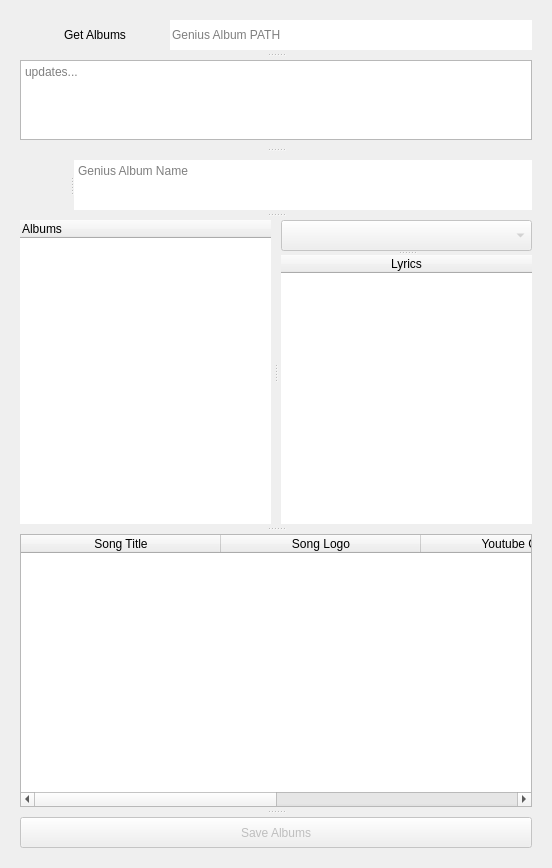
      <widget class="QWidget" name="TabSection4">
       <attribute name="title">
        <string>Get Genius Albums</string>
       </attribute>
       <layout class="QGridLayout" name="gridLayout_8">
        <property name="leftMargin">
         <number>0</number>
        </property>
        <property name="topMargin">
         <number>0</number>
        </property>
        <property name="rightMargin">
         <number>0</number>
        </property>
        <property name="bottomMargin">
         <number>0</number>
        </property>
        <property name="spacing">
         <number>0</number>
        </property>
        <item row="0" column="0">
         <widget class="QWidget" name="section4" native="true">
          <layout class="QGridLayout" name="gridLayout_9">
           <property name="leftMargin">
            <number>20</number>
           </property>
           <property name="topMargin">
            <number>20</number>
           </property>
           <property name="rightMargin">
            <number>20</number>
           </property>
           <property name="bottomMargin">
            <number>20</number>
           </property>
           <property name="spacing">
            <number>0</number>
           </property>
           <item row="0" column="0">
            <widget class="QSplitter" name="splitter_40">
             <property name="orientation">
              <enum>Qt::Vertical</enum>
             </property>
             <property name="handleWidth">
              <number>20</number>
             </property>
             <widget class="QSplitter" name="splitter_35">
              <property name="orientation">
               <enum>Qt::Vertical</enum>
              </property>
              <property name="handleWidth">
               <number>10</number>
              </property>
              <widget class="QSplitter" name="splitter_34">
               <property name="orientation">
                <enum>Qt::Horizontal</enum>
               </property>
               <property name="handleWidth">
                <number>0</number>
               </property>
               <widget class="QPushButton" name="CollectButton">
                <property name="minimumSize">
                 <size>
                  <width>150</width>
                  <height>30</height>
                 </size>
                </property>
                <property name="maximumSize">
                 <size>
                  <width>150</width>
                  <height>30</height>
                 </size>
                </property>
                <property name="styleSheet">
                 <string notr="true">border-top-right-radius: 0px;
border-bottom-right-radius: 0px;</string>
                </property>
                <property name="text">
                 <string>Get Albums</string>
                </property>
               </widget>
               <widget class="QLineEdit" name="GeniusPath">
                <property name="styleSheet">
                 <string notr="true">border-top-left-radius: 0px;
border-bottom-left-radius: 0px;</string>
                </property>
                <property name="placeholderText">
                 <string>Genius Album PATH</string>
                </property>
               </widget>
              </widget>
              <widget class="QPlainTextEdit" name="CollectedBox">
               <property name="minimumSize">
                <size>
                 <width>0</width>
                 <height>80</height>
                </size>
               </property>
               <property name="maximumSize">
                <size>
                 <width>16777215</width>
                 <height>80</height>
                </size>
               </property>
               <property name="placeholderText">
                <string>updates...</string>
               </property>
              </widget>
             </widget>
             <widget class="QSplitter" name="splitter_39">
              <property name="orientation">
               <enum>Qt::Vertical</enum>
              </property>
              <property name="handleWidth">
               <number>10</number>
              </property>
              <widget class="QSplitter" name="splitter_36">
               <property name="orientation">
                <enum>Qt::Horizontal</enum>
               </property>
               <widget class="QLabel" name="AlbumLogo">
                <property name="minimumSize">
                 <size>
                  <width>50</width>
                  <height>50</height>
                 </size>
                </property>
                <property name="maximumSize">
                 <size>
                  <width>50</width>
                  <height>50</height>
                 </size>
                </property>
                <property name="text">
                 <string/>
                </property>
                <property name="pixmap">
                 <pixmap>../../gui/assets/white.jpg</pixmap>
                </property>
                <property name="scaledContents">
                 <bool>true</bool>
                </property>
               </widget>
               <widget class="QPlainTextEdit" name="AlbumTitle">
                <property name="minimumSize">
                 <size>
                  <width>0</width>
                  <height>50</height>
                 </size>
                </property>
                <property name="maximumSize">
                 <size>
                  <width>16777215</width>
                  <height>50</height>
                 </size>
                </property>
                <property name="styleSheet">
                 <string notr="true">#AlbumTitle {
	border-radius: none;
}</string>
                </property>
                <property name="placeholderText">
                 <string>Genius Album Name</string>
                </property>
               </widget>
              </widget>
              <widget class="QSplitter" name="splitter_38">
               <property name="orientation">
                <enum>Qt::Horizontal</enum>
               </property>
               <property name="handleWidth">
                <number>10</number>
               </property>
               <widget class="QTreeWidget" name="AlbumsTree">
                <property name="maximumSize">
                 <size>
                  <width>16777215</width>
                  <height>16777215</height>
                 </size>
                </property>
                <property name="frameShape">
                 <enum>QFrame::NoFrame</enum>
                </property>
                <property name="frameShadow">
                 <enum>QFrame::Plain</enum>
                </property>
                <property name="lineWidth">
                 <number>1</number>
                </property>
                <property name="autoExpandDelay">
                 <number>-1</number>
                </property>
                <property name="columnCount">
                 <number>1</number>
                </property>
                <attribute name="headerCascadingSectionResizes">
                 <bool>false</bool>
                </attribute>
                <attribute name="headerHighlightSections">
                 <bool>false</bool>
                </attribute>
                <attribute name="headerShowSortIndicator" stdset="0">
                 <bool>false</bool>
                </attribute>
                <attribute name="headerStretchLastSection">
                 <bool>true</bool>
                </attribute>
                <column>
                 <property name="text">
                  <string>Albums</string>
                 </property>
                </column>
               </widget>
               <widget class="QSplitter" name="splitter_37">
                <property name="orientation">
                 <enum>Qt::Vertical</enum>
                </property>
                <widget class="QComboBox" name="Lyrics_Combobox">
                 <property name="enabled">
                  <bool>false</bool>
                 </property>
                 <property name="styleSheet">
                  <string notr="true"/>
                 </property>
                </widget>
                <widget class="QTableWidget" name="LyricsTableSCraped">
                 <property name="frameShape">
                  <enum>QFrame::NoFrame</enum>
                 </property>
                 <property name="lineWidth">
                  <number>0</number>
                 </property>
                 <property name="showGrid">
                  <bool>true</bool>
                 </property>
                 <property name="gridStyle">
                  <enum>Qt::SolidLine</enum>
                 </property>
                 <property name="sortingEnabled">
                  <bool>false</bool>
                 </property>
                 <property name="wordWrap">
                  <bool>true</bool>
                 </property>
                 <property name="cornerButtonEnabled">
                  <bool>true</bool>
                 </property>
                 <property name="rowCount">
                  <number>0</number>
                 </property>
                 <property name="columnCount">
                  <number>1</number>
                 </property>
                 <attribute name="horizontalHeaderCascadingSectionResizes">
                  <bool>false</bool>
                 </attribute>
                 <attribute name="horizontalHeaderShowSortIndicator" stdset="0">
                  <bool>false</bool>
                 </attribute>
                 <attribute name="horizontalHeaderStretchLastSection">
                  <bool>true</bool>
                 </attribute>
                 <attribute name="verticalHeaderVisible">
                  <bool>false</bool>
                 </attribute>
                 <attribute name="verticalHeaderCascadingSectionResizes">
                  <bool>false</bool>
                 </attribute>
                 <attribute name="verticalHeaderHighlightSections">
                  <bool>true</bool>
                 </attribute>
                 <attribute name="verticalHeaderShowSortIndicator" stdset="0">
                  <bool>false</bool>
                 </attribute>
                 <attribute name="verticalHeaderStretchLastSection">
                  <bool>true</bool>
                 </attribute>
                 <column>
                  <property name="text">
                   <string>Lyrics</string>
                  </property>
                 </column>
                </widget>
               </widget>
              </widget>
              <widget class="QTableWidget" name="FinalCollectInformation">
               <property name="maximumSize">
                <size>
                 <width>16777215</width>
                 <height>16777215</height>
                </size>
               </property>
               <attribute name="horizontalHeaderDefaultSectionSize">
                <number>200</number>
               </attribute>
               <attribute name="horizontalHeaderShowSortIndicator" stdset="0">
                <bool>false</bool>
               </attribute>
               <attribute name="horizontalHeaderStretchLastSection">
                <bool>true</bool>
               </attribute>
               <attribute name="verticalHeaderStretchLastSection">
                <bool>false</bool>
               </attribute>
               <column>
                <property name="text">
                 <string>Song Title</string>
                </property>
               </column>
               <column>
                <property name="text">
                 <string>Song Logo</string>
                </property>
               </column>
               <column>
                <property name="text">
                 <string>Youtube Cover</string>
                </property>
               </column>
               <column>
                <property name="text">
                 <string>Song URL</string>
                </property>
               </column>
              </widget>
              <widget class="QPushButton" name="SaveMetadata">
               <property name="enabled">
                <bool>false</bool>
               </property>
               <property name="text">
                <string>Save Albums</string>
               </property>
              </widget>
             </widget>
            </widget>
           </item>
          </layout>
         </widget>
        </item>
       </layout>
      </widget>
